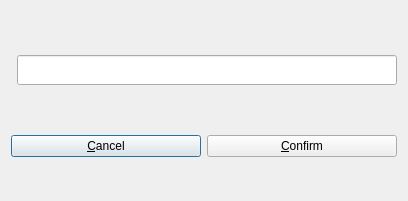
<?xml version="1.0" encoding="UTF-8"?>
<ui version="4.0">
 <class>InputDialog</class>
 <widget class="QDialog" name="InputDialog">
  <property name="geometry">
   <rect>
    <x>0</x>
    <y>0</y>
    <width>408</width>
    <height>201</height>
   </rect>
  </property>
  <property name="windowTitle">
   <string>Create File</string>
  </property>
  <property name="windowIcon">
   <iconset>
    <normaloff>:/images/new_doc.png</normaloff>:/images/new_doc.png</iconset>
  </property>
  <property name="styleSheet">
   <string notr="true">QMessageBox  QLabel {
  background-color:#f2f2f2;
  color: #1C4073;
}
QMessageBox  QIcon {
  background-color:#f2f2f2;
}
QMessageBox QPushButton {min-width: 50; min-height: 19; background-color: green; color: white} 

QLabel {
background-color: transparent;
}´

background-color: #f2f2f2;</string>
  </property>
  <layout class="QVBoxLayout" name="verticalLayout">
   <item>
    <layout class="QHBoxLayout" name="horizontalLayout">
     <item>
      <widget class="QLabel" name="prompt">
       <property name="styleSheet">
        <string notr="true">font-size: 18pt;
padding: 0.5em;
background-color: transparent;
</string>
       </property>
       <property name="text">
        <string>&lt;html&gt;&lt;head/&gt;&lt;body&gt;&lt;p&gt;&lt;br/&gt;&lt;/p&gt;&lt;/body&gt;&lt;/html&gt;</string>
       </property>
      </widget>
     </item>
     <item>
      <widget class="QLineEdit" name="input">
       <property name="minimumSize">
        <size>
         <width>0</width>
         <height>30</height>
        </size>
       </property>
       <property name="maximumSize">
        <size>
         <width>16777215</width>
         <height>30</height>
        </size>
       </property>
       <property name="placeholderText">
        <string/>
       </property>
      </widget>
     </item>
    </layout>
   </item>
   <item>
    <layout class="QHBoxLayout" name="horizontalLayout_2">
     <item>
      <widget class="QPushButton" name="cancel">
       <property name="cursor">
        <cursorShape>PointingHandCursor</cursorShape>
       </property>
       <property name="text">
        <string>&amp;Cancel</string>
       </property>
      </widget>
     </item>
     <item>
      <widget class="QPushButton" name="confirm">
       <property name="cursor">
        <cursorShape>PointingHandCursor</cursorShape>
       </property>
       <property name="text">
        <string>&amp;Confirm</string>
       </property>
      </widget>
     </item>
    </layout>
   </item>
  </layout>
 </widget>
 <resources>
  <include location="resource.qrc"/>
 </resources>
 <connections>
  <connection>
   <sender>cancel</sender>
   <signal>clicked()</signal>
   <receiver>InputDialog</receiver>
   <slot>reject()</slot>
   <hints>
    <hint type="sourcelabel">
     <x>340</x>
     <y>146</y>
    </hint>
    <hint type="destinationlabel">
     <x>369</x>
     <y>100</y>
    </hint>
   </hints>
  </connection>
  <connection>
   <sender>confirm</sender>
   <signal>clicked()</signal>
   <receiver>InputDialog</receiver>
   <slot>accept()</slot>
   <hints>
    <hint type="sourcelabel">
     <x>104</x>
     <y>149</y>
    </hint>
    <hint type="destinationlabel">
     <x>84</x>
     <y>107</y>
    </hint>
   </hints>
  </connection>
 </connections>
</ui>
